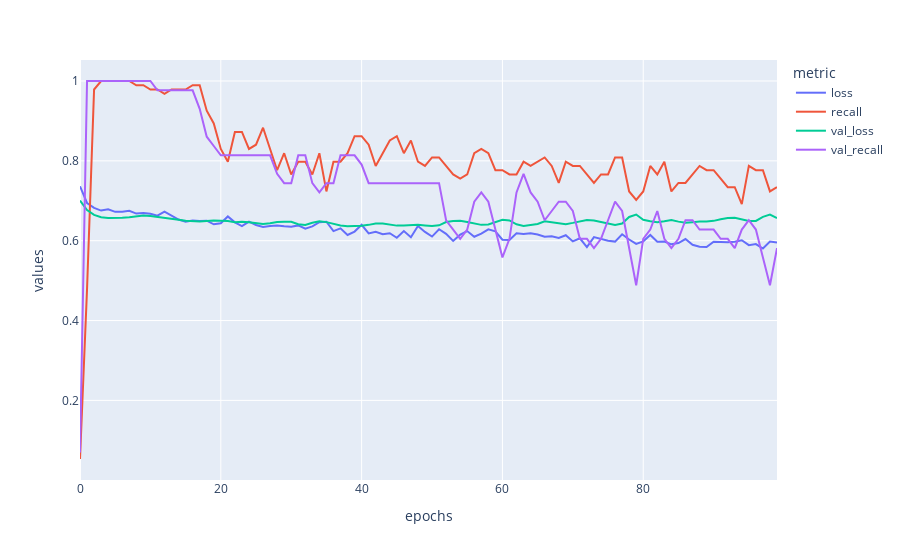

Write notebook code for a chart like this one.
### Code cell
ico_training.train_network(loss='binary_crossentropy', 
                      optimizer='adam',
                      metrics=[Recall()] ,
                      epochs=100,
                      verbose=0, 
                      batch_size=64,
                      callback=earlystop)
ico_training.plot_training()

### Figure 1 — Plotly figure (JSON) as saved in the notebook; plotly's stock layout.template omitted (floating-point values rounded to 4 significant figures)
{"data": [{"hovertemplate": "<b>%{hovertext}</b><br><br>metric=loss<br>epochs=%{x}<br>values=%{y}<extra></extra>", "hovertext": ["loss", "loss", "loss", "loss", "loss", "loss", "loss", "loss", "loss", "loss", "loss", "loss", "loss", "loss", "loss", "loss", "loss", "loss", "loss", "loss", "loss", "loss", "loss", "loss", "loss", "loss", "loss", "loss", "loss", "loss", "loss", "loss", "loss", "loss", "loss", "loss", "loss", "loss", "loss", "loss", "loss", "loss", "loss", "loss", "loss", "loss", "loss", "loss", "loss", "loss", "loss", "loss", "loss", "loss", "loss", "loss", "loss", "loss", "loss", "loss", "loss", "loss", "loss", "loss", "loss", "loss", "loss", "loss", "loss", "loss", "loss", "loss", "loss", "loss", "loss", "loss", "loss", "loss", "loss", "loss", "loss", "loss", "loss", "loss", "loss", "loss", "loss", "loss", "loss", "loss", "loss", "loss", "loss", "loss", "loss", "loss", "loss", "loss", "loss", "loss"], "legendgroup": "loss", "line": {"color": "#636efa", "dash": "solid"}, "mode": "lines", "name": "loss", "orientation": "v", "showlegend": true, "type": "scatter", "x": [0, 1, 2, 3, 4, 5, 6, 7, 8, 9, 10, 11, 12, 13, 14, 15, 16, 17, 18, 19, 20, 21, 22, 23, 24, 25, 26, 27, 28, 29, 30, 31, 32, 33, 34, 35, 36, 37, 38, 39, 40, 41, 42, 43, 44, 45, 46, 47, 48, 49, 50, 51, 52, 53, 54, 55, 56, 57, 58, 59, 60, 61, 62, 63, 64, 65, 66, 67, 68, 69, 70, 71, 72, 73, 74, 75, 76, 77, 78, 79, 80, 81, 82, 83, 84, 85, 86, 87, 88, 89, 90, 91, 92, 93, 94, 95, 96, 97, 98, 99], "xaxis": "x", "y": [0.7362, 0.6944, 0.6821, 0.6755, 0.6784, 0.6723, 0.6723, 0.6751, 0.6679, 0.6693, 0.6675, 0.6629, 0.673, 0.6633, 0.6529, 0.6475, 0.6504, 0.6494, 0.65, 0.6411, 0.6438, 0.6607, 0.646, 0.6367, 0.6479, 0.6393, 0.6345, 0.637, 0.6382, 0.6362, 0.6351, 0.6383, 0.6301, 0.6358, 0.6465, 0.6476, 0.624, 0.631, 0.6144, 0.6229, 0.6399, 0.6181, 0.6223, 0.6164, 0.6188, 0.6073, 0.6241, 0.6087, 0.6369, 0.622, 0.6103, 0.6287, 0.6172, 0.5993, 0.6151, 0.6241, 0.6098, 0.6178, 0.6286, 0.6236, 0.6025, 0.6016, 0.6187, 0.6167, 0.6185, 0.6157, 0.6101, 0.611, 0.6066, 0.6136, 0.5983, 0.6061, 0.5841, 0.6089, 0.6043, 0.5996, 0.5977, 0.616, 0.6029, 0.5918, 0.5981, 0.6144, 0.5972, 0.5979, 0.5909, 0.5942, 0.6041, 0.5897, 0.5848, 0.5839, 0.5974, 0.5968, 0.5963, 0.5976, 0.601, 0.5888, 0.5914, 0.5803, 0.5977, 0.5952], "yaxis": "y"}, {"hovertemplate": "<b>%{hovertext}</b><br><br>metric=recall<br>epochs=%{x}<br>values=%{y}<extra></extra>", "hovertext": ["recall", "recall", "recall", "recall", "recall", "recall", "recall", "recall", "recall", "recall", "recall", "recall", "recall", "recall", "recall", "recall", "recall", "recall", "recall", "recall", "recall", "recall", "recall", "recall", "recall", "recall", "recall", "recall", "recall", "recall", "recall", "recall", "recall", "recall", "recall", "recall", "recall", "recall", "recall", "recall", "recall", "recall", "recall", "recall", "recall", "recall", "recall", "recall", "recall", "recall", "recall", "recall", "recall", "recall", "recall", "recall", "recall", "recall", "recall", "recall", "recall", "recall", "recall", "recall", "recall", "recall", "recall", "recall", "recall", "recall", "recall", "recall", "recall", "recall", "recall", "recall", "recall", "recall", "recall", "recall", "recall", "recall", "recall", "recall", "recall", "recall", "recall", "recall", "recall", "recall", "recall", "recall", "recall", "recall", "recall", "recall", "recall", "recall", "recall", "recall"], "legendgroup": "recall", "line": {"color": "#EF553B", "dash": "solid"}, "mode": "lines", "name": "recall", "orientation": "v", "showlegend": true, "type": "scatter", "x": [0, 1, 2, 3, 4, 5, 6, 7, 8, 9, 10, 11, 12, 13, 14, 15, 16, 17, 18, 19, 20, 21, 22, 23, 24, 25, 26, 27, 28, 29, 30, 31, 32, 33, 34, 35, 36, 37, 38, 39, 40, 41, 42, 43, 44, 45, 46, 47, 48, 49, 50, 51, 52, 53, 54, 55, 56, 57, 58, 59, 60, 61, 62, 63, 64, 65, 66, 67, 68, 69, 70, 71, 72, 73, 74, 75, 76, 77, 78, 79, 80, 81, 82, 83, 84, 85, 86, 87, 88, 89, 90, 91, 92, 93, 94, 95, 96, 97, 98, 99], "xaxis": "x", "y": [0.05319, 0.4787, 0.9787, 1, 1, 1, 1, 1, 0.9894, 0.9894, 0.9787, 0.9787, 0.9681, 0.9787, 0.9787, 0.9787, 0.9894, 0.9894, 0.9255, 0.8936, 0.8298, 0.7979, 0.8723, 0.8723, 0.8298, 0.8404, 0.883, 0.8298, 0.7766, 0.8191, 0.766, 0.7979, 0.7979, 0.766, 0.8191, 0.7234, 0.7979, 0.7979, 0.8191, 0.8617, 0.8617, 0.8404, 0.7872, 0.8191, 0.8511, 0.8617, 0.8191, 0.8511, 0.7979, 0.7872, 0.8085, 0.8085, 0.7872, 0.766, 0.7553, 0.766, 0.8191, 0.8298, 0.8191, 0.7766, 0.7766, 0.766, 0.766, 0.7979, 0.7872, 0.7979, 0.8085, 0.7872, 0.7447, 0.7979, 0.7872, 0.7872, 0.766, 0.7447, 0.766, 0.766, 0.8085, 0.8085, 0.7234, 0.7021, 0.7234, 0.7872, 0.766, 0.7979, 0.7234, 0.7447, 0.7447, 0.766, 0.7872, 0.7766, 0.7766, 0.7553, 0.734, 0.734, 0.6915, 0.7872, 0.7766, 0.7766, 0.7234, 0.734], "yaxis": "y"}, {"hovertemplate": "<b>%{hovertext}</b><br><br>metric=val_loss<br>epochs=%{x}<br>values=%{y}<extra></extra>", "hovertext": ["val_loss", "val_loss", "val_loss", "val_loss", "val_loss", "val_loss", "val_loss", "val_loss", "val_loss", "val_loss", "val_loss", "val_loss", "val_loss", "val_loss", "val_loss", "val_loss", "val_loss", "val_loss", "val_loss", "val_loss", "val_loss", "val_loss", "val_loss", "val_loss", "val_loss", "val_loss", "val_loss", "val_loss", "val_loss", "val_loss", "val_loss", "val_loss", "val_loss", "val_loss", "val_loss", "val_loss", "val_loss", "val_loss", "val_loss", "val_loss", "val_loss", "val_loss", "val_loss", "val_loss", "val_loss", "val_loss", "val_loss", "val_loss", "val_loss", "val_loss", "val_loss", "val_loss", "val_loss", "val_loss", "val_loss", "val_loss", "val_loss", "val_loss", "val_loss", "val_loss", "val_loss", "val_loss", "val_loss", "val_loss", "val_loss", "val_loss", "val_loss", "val_loss", "val_loss", "val_loss", "val_loss", "val_loss", "val_loss", "val_loss", "val_loss", "val_loss", "val_loss", "val_loss", "val_loss", "val_loss", "val_loss", "val_loss", "val_loss", "val_loss", "val_loss", "val_loss", "val_loss", "val_loss", "val_loss", "val_loss", "val_loss", "val_loss", "val_loss", "val_loss", "val_loss", "val_loss", "val_loss", "val_loss", "val_loss", "val_loss"], "legendgroup": "val_loss", "line": {"color": "#00cc96", "dash": "solid"}, "mode": "lines", "name": "val_loss", "orientation": "v", "showlegend": true, "type": "scatter", "x": [0, 1, 2, 3, 4, 5, 6, 7, 8, 9, 10, 11, 12, 13, 14, 15, 16, 17, 18, 19, 20, 21, 22, 23, 24, 25, 26, 27, 28, 29, 30, 31, 32, 33, 34, 35, 36, 37, 38, 39, 40, 41, 42, 43, 44, 45, 46, 47, 48, 49, 50, 51, 52, 53, 54, 55, 56, 57, 58, 59, 60, 61, 62, 63, 64, 65, 66, 67, 68, 69, 70, 71, 72, 73, 74, 75, 76, 77, 78, 79, 80, 81, 82, 83, 84, 85, 86, 87, 88, 89, 90, 91, 92, 93, 94, 95, 96, 97, 98, 99], "xaxis": "x", "y": [0.7007, 0.6766, 0.6646, 0.6589, 0.6571, 0.6566, 0.6574, 0.659, 0.6617, 0.6632, 0.6616, 0.6597, 0.6581, 0.6555, 0.6526, 0.6498, 0.6482, 0.6479, 0.6494, 0.6508, 0.6502, 0.6494, 0.6459, 0.6476, 0.6464, 0.6435, 0.642, 0.6435, 0.6467, 0.6476, 0.6473, 0.6411, 0.6393, 0.6449, 0.6489, 0.6465, 0.6414, 0.6381, 0.6359, 0.6357, 0.6374, 0.6397, 0.6433, 0.6429, 0.6406, 0.6378, 0.6379, 0.6392, 0.6397, 0.6381, 0.6368, 0.6385, 0.6468, 0.6493, 0.6501, 0.6467, 0.6425, 0.6396, 0.6405, 0.6459, 0.6524, 0.6508, 0.6411, 0.6369, 0.6394, 0.642, 0.6485, 0.646, 0.6427, 0.6414, 0.6446, 0.649, 0.6519, 0.6508, 0.6472, 0.6423, 0.6395, 0.643, 0.6595, 0.6655, 0.6522, 0.649, 0.6465, 0.6489, 0.6519, 0.6478, 0.6449, 0.6465, 0.6484, 0.648, 0.6497, 0.6538, 0.6567, 0.6576, 0.6529, 0.6492, 0.6496, 0.6598, 0.6656, 0.6569], "yaxis": "y"}, {"hovertemplate": "<b>%{hovertext}</b><br><br>metric=val_recall<br>epochs=%{x}<br>values=%{y}<extra></extra>", "hovertext": ["val_recall", "val_recall", "val_recall", "val_recall", "val_recall", "val_recall", "val_recall", "val_recall", "val_recall", "val_recall", "val_recall", "val_recall", "val_recall", "val_recall", "val_recall", "val_recall", "val_recall", "val_recall", "val_recall", "val_recall", "val_recall", "val_recall", "val_recall", "val_recall", "val_recall", "val_recall", "val_recall", "val_recall", "val_recall", "val_recall", "val_recall", "val_recall", "val_recall", "val_recall", "val_recall", "val_recall", "val_recall", "val_recall", "val_recall", "val_recall", "val_recall", "val_recall", "val_recall", "val_recall", "val_recall", "val_recall", "val_recall", "val_recall", "val_recall", "val_recall", "val_recall", "val_recall", "val_recall", "val_recall", "val_recall", "val_recall", "val_recall", "val_recall", "val_recall", "val_recall", "val_recall", "val_recall", "val_recall", "val_recall", "val_recall", "val_recall", "val_recall", "val_recall", "val_recall", "val_recall", "val_recall", "val_recall", "val_recall", "val_recall", "val_recall", "val_recall", "val_recall", "val_recall", "val_recall", "val_recall", "val_recall", "val_recall", "val_recall", "val_recall", "val_recall", "val_recall", "val_recall", "val_recall", "val_recall", "val_recall", "val_recall", "val_recall", "val_recall", "val_recall", "val_recall", "val_recall", "val_recall", "val_recall", "val_recall", "val_recall"], "legendgroup": "val_recall", "line": {"color": "#ab63fa", "dash": "solid"}, "mode": "lines", "name": "val_recall", "orientation": "v", "showlegend": true, "type": "scatter", "x": [0, 1, 2, 3, 4, 5, 6, 7, 8, 9, 10, 11, 12, 13, 14, 15, 16, 17, 18, 19, 20, 21, 22, 23, 24, 25, 26, 27, 28, 29, 30, 31, 32, 33, 34, 35, 36, 37, 38, 39, 40, 41, 42, 43, 44, 45, 46, 47, 48, 49, 50, 51, 52, 53, 54, 55, 56, 57, 58, 59, 60, 61, 62, 63, 64, 65, 66, 67, 68, 69, 70, 71, 72, 73, 74, 75, 76, 77, 78, 79, 80, 81, 82, 83, 84, 85, 86, 87, 88, 89, 90, 91, 92, 93, 94, 95, 96, 97, 98, 99], "xaxis": "x", "y": [0.06977, 1, 1, 1, 1, 1, 1, 1, 1, 1, 1, 0.9767, 0.9767, 0.9767, 0.9767, 0.9767, 0.9767, 0.9302, 0.8605, 0.8372, 0.814, 0.814, 0.814, 0.814, 0.814, 0.814, 0.814, 0.814, 0.7674, 0.7442, 0.7442, 0.814, 0.814, 0.7442, 0.7209, 0.7442, 0.7442, 0.814, 0.814, 0.814, 0.7907, 0.7442, 0.7442, 0.7442, 0.7442, 0.7442, 0.7442, 0.7442, 0.7442, 0.7442, 0.7442, 0.7442, 0.6512, 0.6279, 0.6047, 0.6279, 0.6977, 0.7209, 0.6977, 0.6279, 0.5581, 0.6047, 0.7209, 0.7674, 0.7209, 0.6977, 0.6512, 0.6744, 0.6977, 0.6977, 0.6744, 0.6047, 0.6047, 0.5814, 0.6047, 0.6512, 0.6977, 0.6744, 0.5814, 0.4884, 0.6047, 0.6279, 0.6744, 0.6047, 0.5814, 0.6047, 0.6512, 0.6512, 0.6279, 0.6279, 0.6279, 0.6047, 0.6047, 0.5814, 0.6279, 0.6512, 0.6279, 0.5581, 0.4884, 0.5814], "yaxis": "y"}], "layout": {"autosize": true, "legend": {"title": {"text": "metric"}, "tracegroupgap": 0}, "margin": {"t": 60}, "xaxis": {"anchor": "y", "autorange": true, "domain": [0, 1], "range": [0, 99], "title": {"text": "epochs"}, "type": "linear"}, "yaxis": {"anchor": "x", "autorange": true, "domain": [0, 1], "range": [0.000591, 1.053], "title": {"text": "values"}, "type": "linear"}}}
